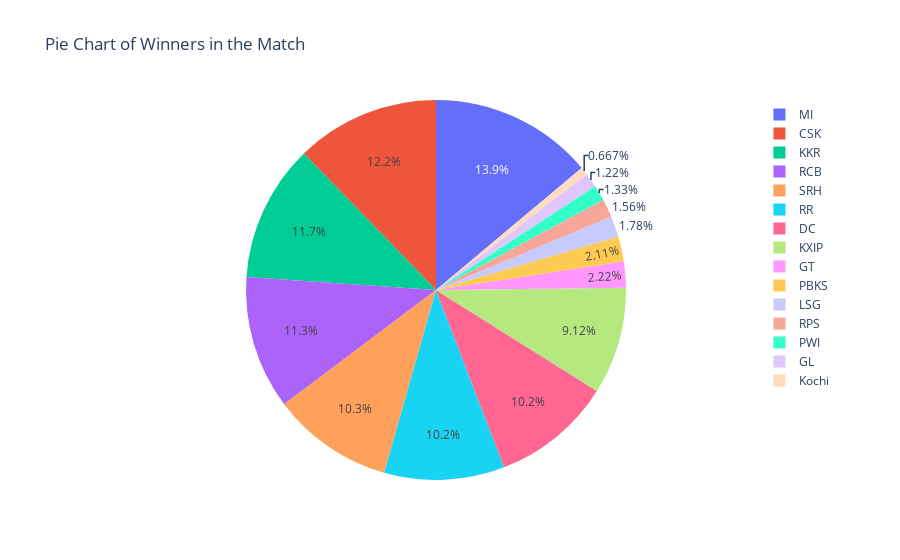

The notebook cell saved with this chart:
### Code cell
fig = px.pie(names=winner.index, values=winner.values, title='Pie Chart of Winners in the Match')
fig.show()

### Figure 1 — Plotly figure (JSON) as saved in the notebook; plotly's stock layout.template omitted (floating-point values rounded to 4 significant figures)
{"data": [{"domain": {"x": [0, 1], "y": [0, 1]}, "hovertemplate": "label=%{label}<br>value=%{value}<extra></extra>", "labels": ["MI", "CSK", "KKR", "RCB", "SRH", "RR", "DC", "KXIP", "GT", "PBKS", "LSG", "RPS", "PWI", "GL", "Kochi"], "legendgroup": "", "name": "", "showlegend": true, "type": "pie", "values": [125, 110, 105, 102, 93, 92, 92, 82, 20, 19, 16, 14, 12, 11, 6]}], "layout": {"legend": {"tracegroupgap": 0}, "title": {"text": "Pie Chart of Winners in the Match"}}}
